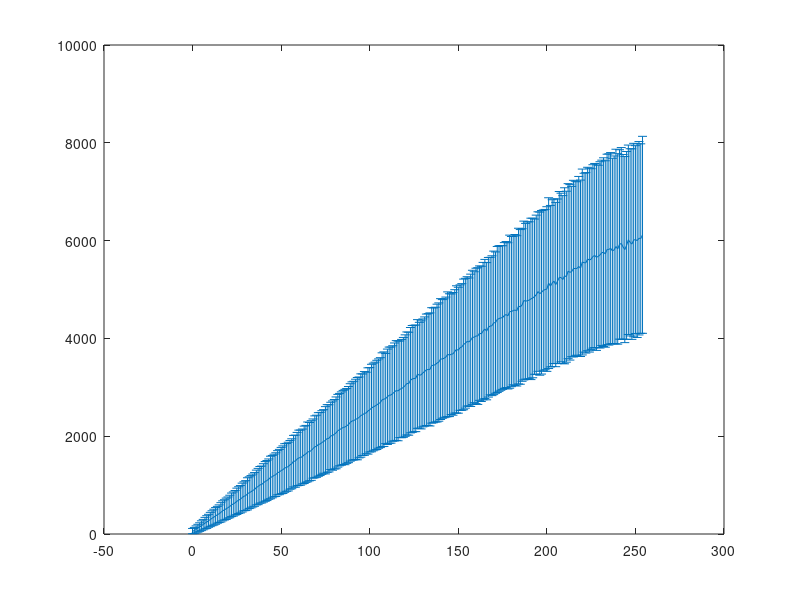
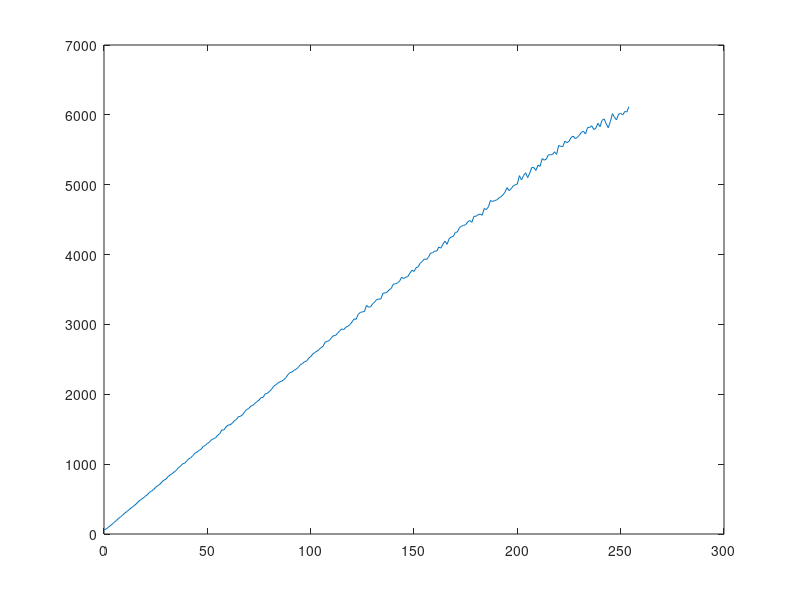
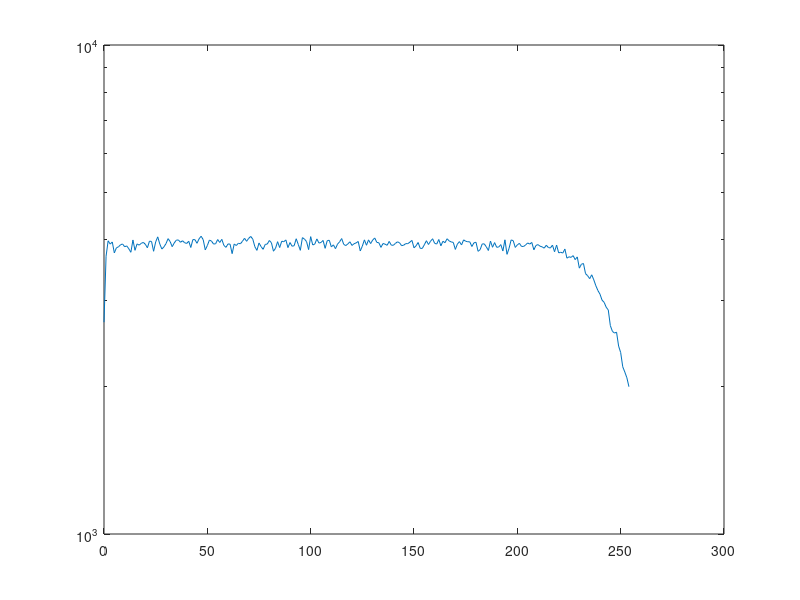
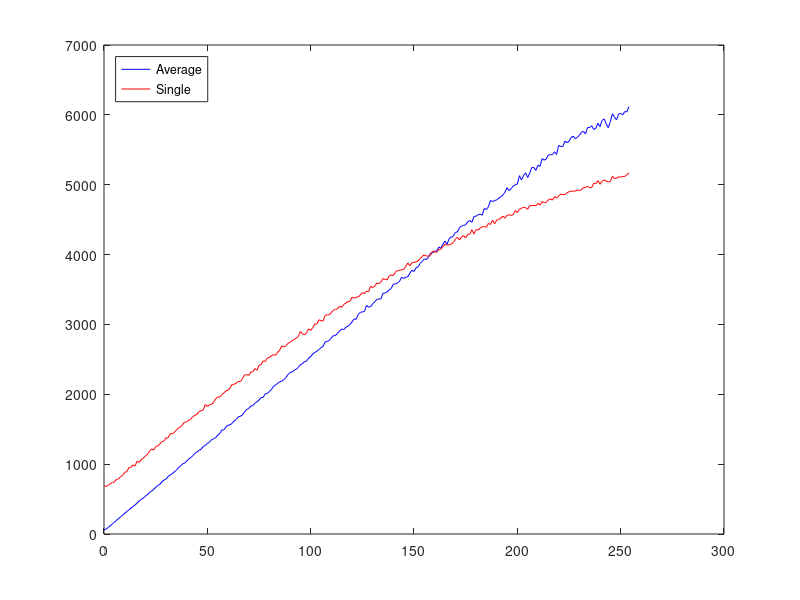

Source code (MATLAB) for these figures, in order:
% %% truncated normal
% NN = 1e6;
% xx0 = randn(NN,1);
% rtxRg = 0.1:0.1:2;
% xxVar = zeros(1,length(rtxRg));
% xxSelVar = xxVar;
% for ii=1:length(rtxRg)
%     rtx = rtxRg(ii);
%     xx = xx0*rtx;
%     [xC,xI] = sort(abs(xx),'descend');
%     xxSel = xx(xI((round(NN*0.15)+1):NN));
%     xxVar(ii) = var(xx);
%     xxSelVar(ii) = var(xxSel);
% end
% mean(xxVar./xxSelVar)

%% Bead signal from grace
Nx = 1000;
Ny = 1000;
datAvg = randi(255,Nx,Ny);
nFrame = 20;
rt0 = 25;

dat = zeros(Nx,Ny,nFrame);
parfor ii=1:nFrame
    datNoisy0 = datAvg + randn(Nx,Ny).*sqrt(datAvg*rt0);
    dat(:,:,ii) = datNoisy0;
end
dats = reshape(dat,[],nFrame);
datRef = datAvg;

% parameters -----
figId = 10;
meanRg = 0:255;
N1 = length(meanRg)-1;
meanRg1 = meanRg(1:(end-1));

%% Variance and mean by time series
dats1 = dats;
datMean = mean(dats1,2);
xVar = zeros(1,N1);
xVarVar = zeros(1,N1);
xVarSd = zeros(1,N1);
nPix = zeros(1,N1);
parfor ii=1:N1
    fprintf('%d\n',ii);
    x1 = meanRg(ii);
    x2 = meanRg(ii+1);
    idx = find(datMean>=x1 & datMean<x2);
    nPix(ii) = length(idx);
    datSel = dats1(idx,:);
    varSel = var(datSel,0,2);
    xVar(ii) = mean(varSel);
    xVarVar(ii) = var(varSel);
    xVarSd(ii) = std(varSel);    
end
figure;errorbar(meanRg1,xVar,xVarSd);
figure;plot(meanRg1,xVar);
figure;semilogy(meanRg1,nPix);

%% Variance and mean by single image
dat0 = dat(:,:,figId);
xVar1 = zeros(1,N1);
nPix1 = zeros(1,N1);
for ii=1:N1
    fprintf('%d\n',ii);
    x1 = meanRg(ii);
    x2 = meanRg(ii+1);
    idx = find(dat0>=x1 & dat0<x2);
    trueVar = datAvg(idx)*rt0;
    xVar1(ii) = mean(trueVar);
    nPix1(ii) = length(idx);
%     [ varOut, nPairs ] = getVarNeib( dat0,idx,0,'mean',1 );
%     xVar1(ii) = varOut;
end

%%
figure;
plot(meanRg1,xVar,'b');
hold on
plot(meanRg1,xVar1,'r');
hold off
legend('Average','Single','Location','NorthWest')








